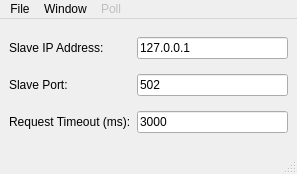
<?xml version="1.0" encoding="UTF-8"?>
<ui version="4.0">
 <class>MainWindow</class>
 <widget class="QMainWindow" name="MainWindow">
  <property name="geometry">
   <rect>
    <x>0</x>
    <y>0</y>
    <width>297</width>
    <height>174</height>
   </rect>
  </property>
  <property name="windowTitle">
   <string>QModbusTool</string>
  </property>
  <property name="windowIcon">
   <iconset resource="resources.qrc">
    <normaloff>:/QModbusTool.ico</normaloff>:/QModbusTool.ico</iconset>
  </property>
  <widget class="QWidget" name="centralwidget">
   <layout class="QGridLayout" name="gridLayout">
    <item row="1" column="1">
     <widget class="QLineEdit" name="portEdit">
      <property name="text">
       <string>502</string>
      </property>
     </widget>
    </item>
    <item row="0" column="1">
     <widget class="QLineEdit" name="ipEdit">
      <property name="text">
       <string>127.0.0.1</string>
      </property>
     </widget>
    </item>
    <item row="0" column="0">
     <widget class="QLabel" name="label">
      <property name="text">
       <string>Slave IP Address:</string>
      </property>
     </widget>
    </item>
    <item row="1" column="0">
     <widget class="QLabel" name="label_2">
      <property name="text">
       <string>Slave Port:</string>
      </property>
     </widget>
    </item>
    <item row="2" column="1">
     <widget class="QLineEdit" name="timeoutEdit">
      <property name="text">
       <string>3000</string>
      </property>
     </widget>
    </item>
    <item row="2" column="0">
     <widget class="QLabel" name="label_3">
      <property name="text">
       <string>Request Timeout (ms):</string>
      </property>
     </widget>
    </item>
   </layout>
  </widget>
  <widget class="QStatusBar" name="statusbar">
   <property name="sizeGripEnabled">
    <bool>true</bool>
   </property>
  </widget>
  <widget class="QMenuBar" name="menubar">
   <property name="geometry">
    <rect>
     <x>0</x>
     <y>0</y>
     <width>297</width>
     <height>27</height>
    </rect>
   </property>
   <widget class="QMenu" name="menuWindow">
    <property name="title">
     <string>Window</string>
    </property>
    <widget class="QMenu" name="menuNew">
     <property name="title">
      <string>New</string>
     </property>
     <addaction name="actionCoils"/>
     <addaction name="actionInputs"/>
     <addaction name="actionInput_Registers"/>
     <addaction name="actionHolding_Registers"/>
     <addaction name="separator"/>
     <addaction name="actionTrend"/>
    </widget>
    <addaction name="menuNew"/>
   </widget>
   <widget class="QMenu" name="menuFile">
    <property name="title">
     <string>File</string>
    </property>
    <addaction name="actionConnect"/>
    <addaction name="separator"/>
    <addaction name="actionSave_Session"/>
    <addaction name="actionRestore_Session"/>
    <addaction name="separator"/>
    <addaction name="actionLoad_Register_Data"/>
   </widget>
   <widget class="QMenu" name="menuPoll">
    <property name="enabled">
     <bool>false</bool>
    </property>
    <property name="title">
     <string>Poll</string>
    </property>
    <addaction name="actionContinuous"/>
    <addaction name="separator"/>
    <addaction name="actionOnce"/>
    <addaction name="actionRead_Metadata"/>
   </widget>
   <addaction name="menuFile"/>
   <addaction name="menuWindow"/>
   <addaction name="menuPoll"/>
  </widget>
  <action name="actionConnect">
   <property name="text">
    <string>Connect</string>
   </property>
  </action>
  <action name="actionCoils">
   <property name="text">
    <string>Coils</string>
   </property>
  </action>
  <action name="actionInputs">
   <property name="text">
    <string>Inputs</string>
   </property>
  </action>
  <action name="actionInput_Registers">
   <property name="text">
    <string>Input Registers</string>
   </property>
  </action>
  <action name="actionHolding_Registers">
   <property name="text">
    <string>Holding Registers</string>
   </property>
  </action>
  <action name="actionSave_Session">
   <property name="text">
    <string>Save Session</string>
   </property>
  </action>
  <action name="actionRestore_Session">
   <property name="text">
    <string>Restore Session</string>
   </property>
  </action>
  <action name="actionContinuous">
   <property name="checkable">
    <bool>true</bool>
   </property>
   <property name="enabled">
    <bool>true</bool>
   </property>
   <property name="text">
    <string>Continuous</string>
   </property>
  </action>
  <action name="actionOnce">
   <property name="text">
    <string>Once</string>
   </property>
  </action>
  <action name="actionRead_Metadata">
   <property name="text">
    <string>Read Metadata</string>
   </property>
  </action>
  <action name="actionLoad_Register_Data">
   <property name="enabled">
    <bool>true</bool>
   </property>
   <property name="text">
    <string>Load Register Data</string>
   </property>
  </action>
  <action name="actionTrend">
   <property name="text">
    <string>Trend</string>
   </property>
  </action>
 </widget>
 <resources>
  <include location="resources.qrc"/>
 </resources>
 <connections/>
</ui>
